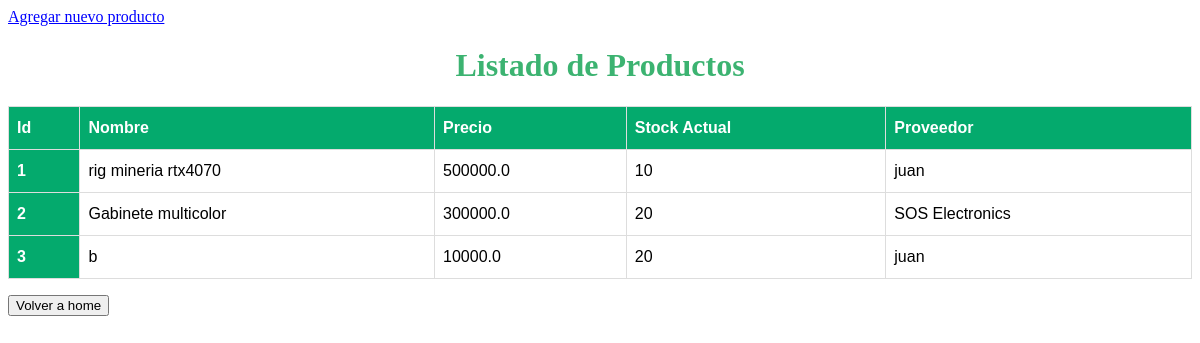
Screenshot of /lista_prod/ with the database file from the repository.
### compra/models.py (models this page shows, shortened)
class Producto(models.Model):
    nombre=models.CharField(max_length=50)
    precio=models.FloatField(max_length=10)
    stockact=models.IntegerField()
    proveedor=models.ForeignKey(Proveedor, on_delete=models.CASCADE)

class Proveedor(models.Model):
    razonsoc=models.CharField(max_length=50)
    cuit=models.CharField(max_length=50)
    celular=models.CharField(max_length=11)
    def __str__(self):
        return self.razonsoc

### compra/views.py (the view)
# urls.py: path('lista_prod/', views.lista_prod, name='lista_prod'),
def lista_prod(request):
    producto=Producto.objects.all()
    return render(request, 'lista_prod.html', {'producto': producto})

### compra/templates/lista_prod.html (shortened to what this page needs)
{%load static%}
<!DOCTYPE html>
<html lang="en">
<head>
    <link type="text/css" rel="stylesheet" href="{%static 'css/estilos.css'%}">
</head>
<body>
    <a style="color:blue" href="http://127.0.0.1:8000/formpd">Agregar nuevo producto</a>
    <h1 style="color:mediumseagreen" align="center">Listado de Productos</h1>
    {%if producto %}
    <table id="tabela" class="table table-dark table-striped-columns">
        <thead>
          <tr>
            <th scope="col">Id</th>
            <th scope="col">Nombre</th>
            <th scope="col">Precio</th>
            <th scope="col">Stock Actual</th>
            <th scope="col">Proveedor</th>
          </tr>
        </thead>
        {%for producto in producto%}
            <tbody>
                <tr>
                    <th scope="row">{{producto.id}}</th>
                    <td>{{producto.nombre}}</td>
                    <td>{{producto.precio}}</td>
                    <td>{{producto.stockact}}</td>
                    <td>{{producto.proveedor}}</td>
                </tr>
            </tbody>
        {%endfor%}
        </table>
    {%else%}
        <h2>no hay informacion de productos</h2>
    {%endif%}
    <a class="btn btn-link btn-sm" href="http://127.0.0.1:8000" role="button"><button>Volver a home</button></a>
</body>
</html>

### stock/static/css/estilos.css (style rules this page uses)
#tabela { font-family: Arial, Helvetica, sans-serif; border-collapse: collapse; width: 100%; }
#tabela td, #tabela th { border: 1px solid #ddd; padding: 8px; }
#tabela th { padding-top: 12px; padding-bottom: 12px; text-align: left; background-color: #04AA6D; color: white; }

### rows the page displays
Producto: id "1", nombre "rig mineria rtx4070", precio "500000.0", stockact "10", proveedor "juan"
Producto: id "2", nombre "Gabinete multicolor", precio "300000.0", stockact "20", proveedor "SOS Electronics"
Producto: id "3", nombre "b", precio "10000.0", stockact "20", proveedor "juan"
